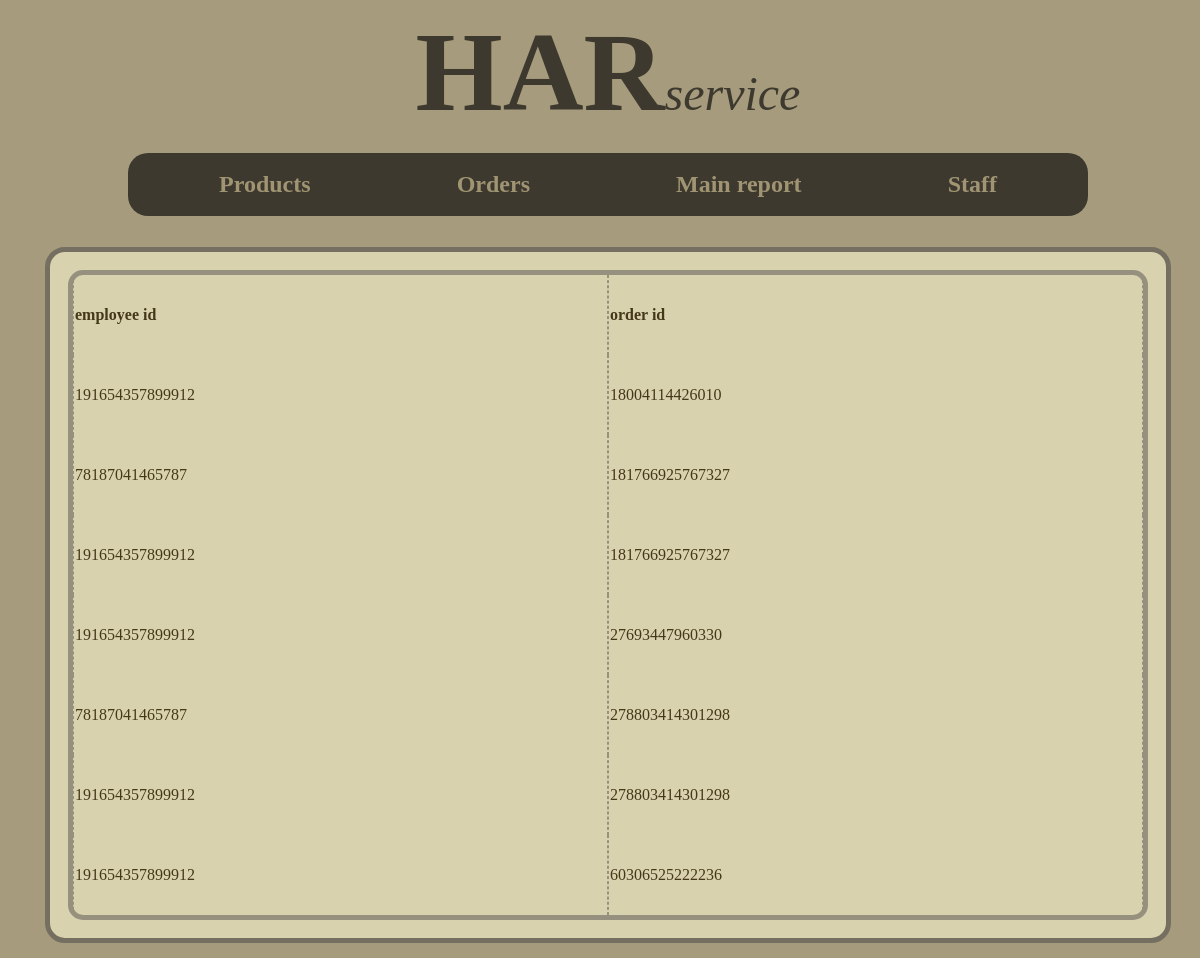
Screenshot of /staff_id_orders_id (signed in) with the database file from the repository.
### tables this page shows
CREATE TABLE "staff_id_orders_id" (
	"employee_id"	INTEGER,
	"order_id"	INTEGER,
	FOREIGN KEY("employee_id") REFERENCES "Staff"("employee_id"),
	FOREIGN KEY("order_id") REFERENCES "Orders"("order_id")
);

### Back_flask.py (the view)
@app.route("/staff_id_orders_id")
def staff_id_orders_id():
    if "Logged" not in session or session["Logged"] != "manager":
        return redirect(url_for("login"))
    return render_template("staff_id_orders_id.html", title = "staff_id orders_id", table = repos.staff_id_orders_id_showAll())

### DB/repos.py (called while the page is built)
def staff_id_orders_id_showAll():
    con = sqlite3.connect("DB/HAR_DB.db")
    c = con.cursor()
    staff_id_orders_id = c.execute("SELECT * FROM staff_id_orders_id").fetchall()
    c.close()
    con.close()
    return staff_id_orders_id

### templates/staff_id_orders_id.html (shortened to what this page needs)
{% extends "base.html" %}
{% block header %}
    {{super()}}
{% endblock %}
{% block navigation %}
    {{super()}}
{% endblock %}
{% block content %}
    <div class="information_content">
        <table class="table">
            <thead>
                <tr>
                    <th>employee id</th>
                    <th>order id</th>
                </tr>
            </thead>
            <tbody>
                {% for row in table -%}
                    <tr>
                        {% for item in row -%}
                            <td>{{item}}</td>
                        {% endfor -%}
                    </tr>
                {% endfor -%}
            </tbody>
        </table>
    </div>
{% endblock %}

### templates/Base.html (shortened to what this page needs)
<!DOCTYPE html>
<html>
    <head>
        <link rel="stylesheet" type="text/css" href="{{url_for('static', filename='css/style.css')}}">
    </head>
    <body id="{{title}}">
        {% block header -%}
            <div class="logo">
                <span class="bigletter">
                    HAR</span><span class="smallletter">service
                </span>
            </div>
        {% endblock -%}
        <div class="main_content">
            {% block navigation -%}
                <nav>
                    <ul>
                        <li><a class="Products" href="{{url_for('Products')}}">Products</a></li>
                        <li><a class="Orders" href="{{url_for('Orders')}}">Orders</a></li>
                        <li><a class="Main_report" href="{{url_for('index')}}">Main report</a></li>
                        <li><a class="Staff" href="{{url_for('Staff')}}">Staff</a></li>
                    </ul>
                </nav>
            {% endblock -%}
            {% block content -%}
            {% endblock -%}
        </div>
    </body>
</html>

### static/css/style.css (style rules this page uses)
body { background-color: #A69B7C; width: 100%; height: 100vh; color: #443819; min-height: 20px; }
.logo { height: 15% auto; text-align: center; color: #3d392f; }
.logo > .bigletter { font-weight: bold; font-size: 7em; }
.logo > .smallletter { font-style: italic; font-size: 3em; }
.main_content { display: flex; flex-direction: column; box-sizing: border-box; min-height: 100vh; align-items: center; }
nav { width: 60em; }
nav > ul { display: flex; flex-wrap: wrap; padding: 1.5vw; background-color: #3d392f; border-radius: 20px; align-items: center; justify-content: space-around; list-style-type: none; }
nav li { margin-left: 0.5em; margin-right: 0.5em; }
nav a { text-decoration: none; font-size: 1.5em; font-weight: bold; color: #a09472; }
.information_content { border: #746f60 thick solid; display: flex; flex-direction: column; width: 90%; min-height: 100%; margin: 15px auto; background-color: #D9D2AE; padding: 1.5vw; border-radius: 20px; }
.information_content table { width: 100%; word-break: normal; text-align: justify; border: #96907e thick solid; border-radius: 15px; border-spacing: 0; }
.information_content table td, .information_content table th { border-left: #96907e thin dashed; border-right: #96907e thin dashed; overflow: hidden; max-width: 15em; }
.information_content table tr { max-height: 30em; min-height: 30em; height: 5em; }

### rows the page displays
staff_id_orders_id: employee "191654357899912", order "18004114426010"
staff_id_orders_id: employee "78187041465787", order "181766925767327"
staff_id_orders_id: employee "191654357899912", order "181766925767327"
staff_id_orders_id: employee "191654357899912", order "27693447960330"
staff_id_orders_id: employee "78187041465787", order "278803414301298"
staff_id_orders_id: employee "191654357899912", order "278803414301298"
staff_id_orders_id: employee "191654357899912", order "60306525222236"
